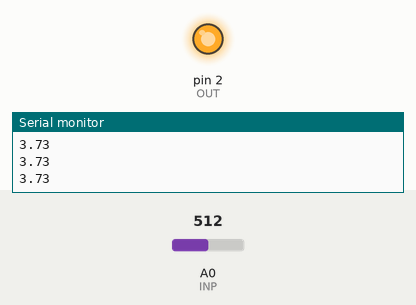
Simulated run of this sketch. Board: Arduino Uno, built with avr-gcc and run on an emulated ATmega328P. Shown: output pins drawn as LEDs (lit = HIGH), the last lines printed to the serial monitor. The test bench sets the inputs (shaded band); at power-on: A0 (INP) = 512.

Above: at 1.2 s.
1.3 s: A0 (INP) set to 357
2.8 s: A0 (INP) set to 326
At 3.9 s:
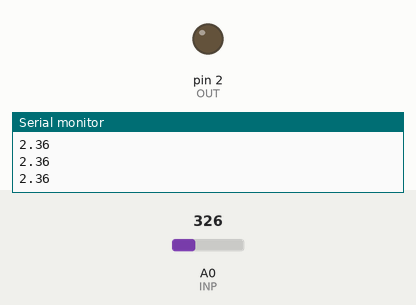
4.3 s: A0 (INP) set to 511
At 5.0 s:
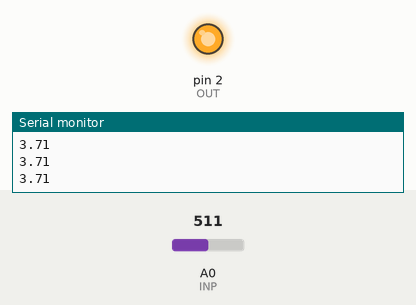
5.8 s: A0 (INP) set to 306
At 6.3 s:
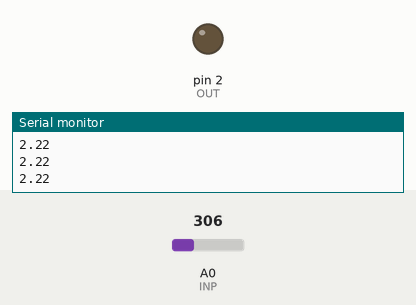
Timing chart, 0 to 8.3 s (numbered marks = the images above; inputs shaded):
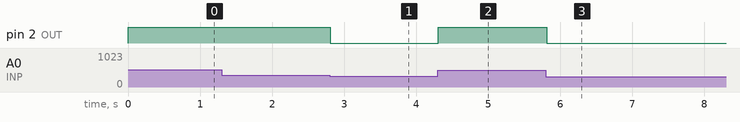

Measured:
- the behaviour switches between 340 and 339 on A0 (INP) (found by bisection; images 0 and 1)
- after the input at 2.8 s, pin 2 (OUT): HIGH → LOW at once
- after the input at 4.3 s, pin 2 (OUT): LOW → HIGH at once
- after the input at 5.8 s, pin 2 (OUT): HIGH → LOW at once

The sketch:

Power_supply.ino
```cpp
#define INP A0
#define OUT 2
double ipVal, opVal;

void setup() {
  pinMode(INP, INPUT);
  pinMode(OUT, OUTPUT);
  Serial.begin(9600);
  ipVal = 0;
  opVal = 0;
}

void loop() {
  ipVal = analogRead(INP);

//  Serial.println(ipVal);
  opVal = map(ipVal, 0, 676, 0, 255);
  Serial.println((opVal/255)*(4.926));
  analogWrite(OUT, opVal);
}
```
